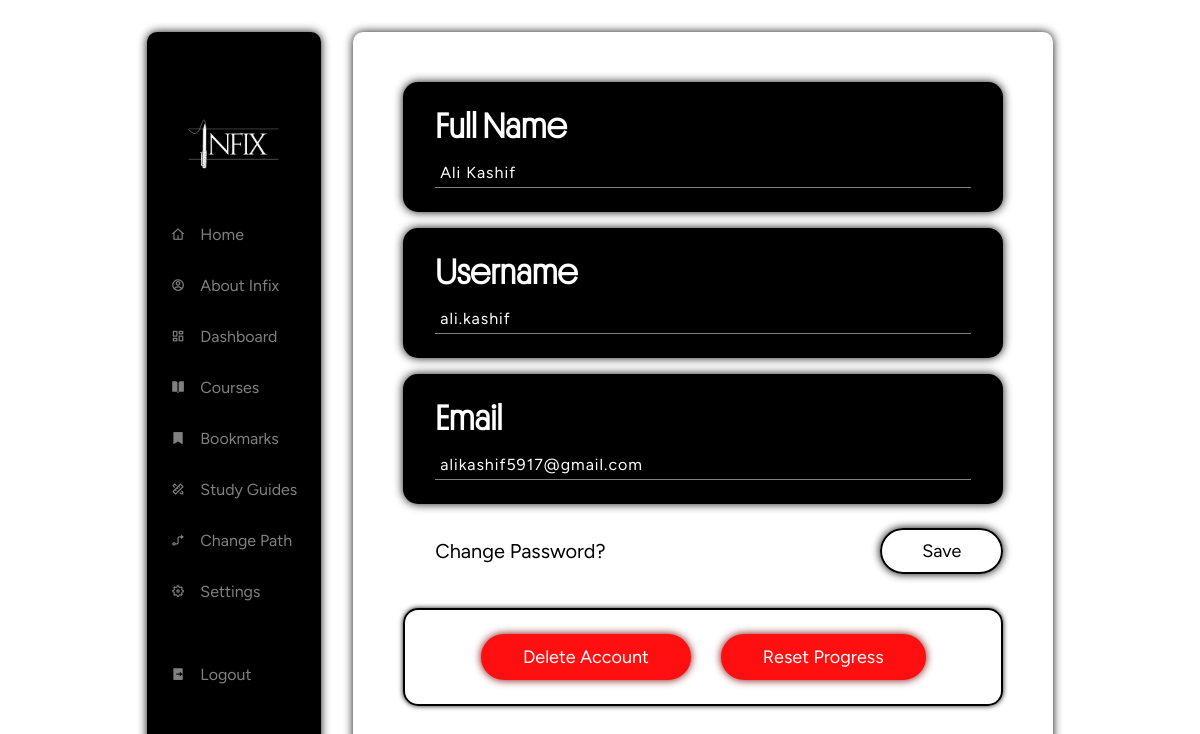
The page /settings (signed in) on the database its author committed.
### tables this page shows
CREATE TABLE users (
    id INTEGER PRIMARY KEY AUTOINCREMENT,
    fullname TEXT NOT NULL,
    username TEXT NOT NULL UNIQUE,
    email TEXT NOT NULL UNIQUE,
    hash TEXT NOT NULL
, google_id TEXT);

### app.py (the view, shortened to what this page needs)
@app.route("/settings", methods=["GET", "POST"])
@login_required
def settings():
    email_regex = r'^\b[A-Za-z0-9._%+-]+@[A-Za-z0-9.-]+\.[A-Z|a-z]{2,}\b'
    user_id = session["user_id"]
    result = db.execute("""
        SELECT google_id FROM users
        WHERE id = ?
    """, user_id)
    if None == result[0]['google_id']:
        with_google = False
    else:
        with_google = True
    result = db.execute("""
        SELECT hash FROM users
        WHERE id = ?
    """, user_id)
    if "GOOGLE_OAUTH" == result[0]['hash']:
        no_password = True
    else:
        no_password = False
    user = db.execute("SELECT * FROM users WHERE id = ?", session["user_id"])[0]
    return render_template("settings.html", user=user,  with_google = with_google, no_password = no_password)

### app.py (called while the page is built)
@app.after_request
def after_request(response):
    response.headers["Cache-Control"] = "no-cache, no-store, must-revalidate"
    response.headers["Expires"] = "0"
    response.headers["Pragma"] = "no-cache"
    return response

### helpers.py (called while the page is built)
def login_required(f):
    @wraps(f)
    def decorated_function(*args, **kwargs):
        if session.get("user_id") is None:
            return redirect("/login")
        return f(*args, **kwargs)
    return decorated_function

### templates/settings.html (shortened to what this page needs)
<html lang="en">
<head>
  <link rel="stylesheet" href="{{ url_for('static', filename='css/settings.css') }}">
  <link href="https://cdn.jsdelivr.net/npm/remixicon@4.3.0/fonts/remixicon.css" rel="stylesheet"/>
</head>
<body>
  <div class="settings">
    <div class="sidebar-container">
      <img class="logo-dash" src="../static/images/White text, no bg.png">
      <div class="menu-item">
        <i class="ri-home-4-line"></i>
        <a href="/">Home</a>
      </div>
      <div class="menu-item">
        <i class="ri-account-circle-line"></i>
        <a href="/about">About Infix</a>
      </div>
      <div class="menu-item">
        <i class="ri-dashboard-line"></i>
        <a href="/dashboard">Dashboard</a>
      </div>
      <div class="menu-item">
        <i class="ri-book-open-fill"></i>
        <a href="/courses">Courses</a>
      </div>
      <div class="menu-item">
        <i class="ri-bookmark-fill"></i>
        <a href="/bookmarks">Bookmarks</a>
      </div>
      <div class="menu-item">
        <i class="ri-pencil-ruler-2-line"></i>
        <a href="/studyguides">Study Guides</a>
      </div>
      <div class="menu-item">
        <i class="ri-guide-line"></i>
        <a href="/changepath">Change Path</a>
      </div>
      <div class="menu-item">
        <i class="ri-settings-5-line"></i>
        <a href="/settings">Settings</a>
      </div>
      <div class="menu-item">
        <i class="ri-logout-box-r-fill"></i>
        <a href="/logout">Logout</a>
      </div>
    </div>
    <div class="main-container">
      <form action="/settings" method="post">
        <div class="input-container">
          <h1>Full Name</h1>
          <input type="text" class="fullname" name = "fullname" value = "{{ user.fullname }}" required>
        </div>
        <div class="input-container">
          <h1>Username</h1>
          <input type="text" class="username" name = "username" value = "{{ user.username }}" required>
        </div>
        <div class="input-container">
          <h1>Email</h1>
          {% if with_google %}
            <p class="fullname">{{ user.email }}</p>
          {% else %}
            <input type="text" class="fullname" name = "email" value = "{{ user.email }}" required>
          {% endif %}
        </div>
        {% if not with_google or not no_password %}
        <div class="btns-container">
            <a href="/changepassword">Change Password?</a>
            <button class="submit" type="submit">Save</button>
        {% endif %}
        </div>
      </form>
        <div class="danger-container">
          <button class="delete">Delete Account</button>
          <button class="reset">Reset Progress</button>
        </div>
    </div>
  </div>
</body>
</html>

### static/css/settings.css (style rules this page uses)
html { scroll-behavior: smooth; font-family: "Figtree", sans-serif; }
* { margin: 0; padding: 0; transition: all ease 0.3s; box-sizing: border-box; }
body, html { overflow-x: hidden; }
a { text-decoration: none; color: inherit; }
button { background: none; border: none; }
.settings { display: flex; justify-content: center; align-items: flex-start; gap: 2em; padding: 2em 1em; width: 100vw; min-height: 100vh; }
.sidebar-container { background-color: black; display: flex; flex-direction: column; justify-content: center; align-self: stretch; gap: 2em; padding: 1.5em 1.5em; padding-bottom: 3em; border-radius: 10px; box-shadow: 0 0 10px 0 rgba(0, 0, 0, 0.932); }
.menu-item { font-size: 16px; color: rgba(255, 255, 255, 0.5); transition: all ease 0.1s; }
.sidebar-container img { width: 100px; height: auto; align-self: center; cursor: pointer; }
.menu-item { display: flex; align-items: center; gap: 15px; }
.menu-item i { font-size: 14px; }
.main-container { background-color: white; border-radius: 10px; padding: 50px; box-shadow: 0 0 10px 0 rgba(0, 0, 0, 0.932); }
form { display: flex; flex-direction: column; justify-content: flex-start; align-items: flex-start; gap: 1em; width: 50vw; }
.input-container { background-color: black; color: white; display: flex; flex-direction: column; justify-content: center; align-items: flex-start; gap: 10px; padding: 1.5em 2em; border-radius: 15px; width: 100%; box-shadow: 0 0 10px 0 rgba(0, 0, 0, 0.932); }
.input-container h1 { font-family: 'Platform-Light'; font-size: 35px; }
input { color: white; padding: 5px; font-size: 16px; width: 100%; border: none; background: none; outline: none; width: 100%; border-bottom: 1px solid rgba(255, 255, 255, 0.5); font-family: 'Figtree'; letter-spacing: 1px; }
.btns-container { width: 100%; display: flex; justify-content: space-between; align-items: center; padding: 0.5em 0em 0.5em 2em; margin-bottom: 1em; }
.btns-container a { font-size: 20px; }
button { border: none; padding: 10px 40px; font-size: 18px; border-radius: 30px; cursor: pointer; border: 2px solid black; box-shadow: 0 0 8px black; font-family: 'Figtree'; }
.danger-container { width: 50vw; display: flex; justify-content: center; gap: 30px; align-items: center; padding: 1.5em 2em; border-radius: 15px; border: solid 2px black; box-shadow: 0 0 5px 0 rgba(0, 0, 0, 0.932); margin-top: 10px; }
.delete { background-color: #ff0f0f; color: white; box-shadow: 0 0 8px rgb(121, 0, 0); border: solid 2px #ff0f0f; }
.reset { background-color: #ff0f0f; color: white; box-shadow: 0 0 8px rgb(121, 0, 0); border: solid 2px #ff0f0f; }

### rows shown on the page
users: fullname "Ali Kashif", username "ali.kashif", email "alikashif5917@gmail.com"
